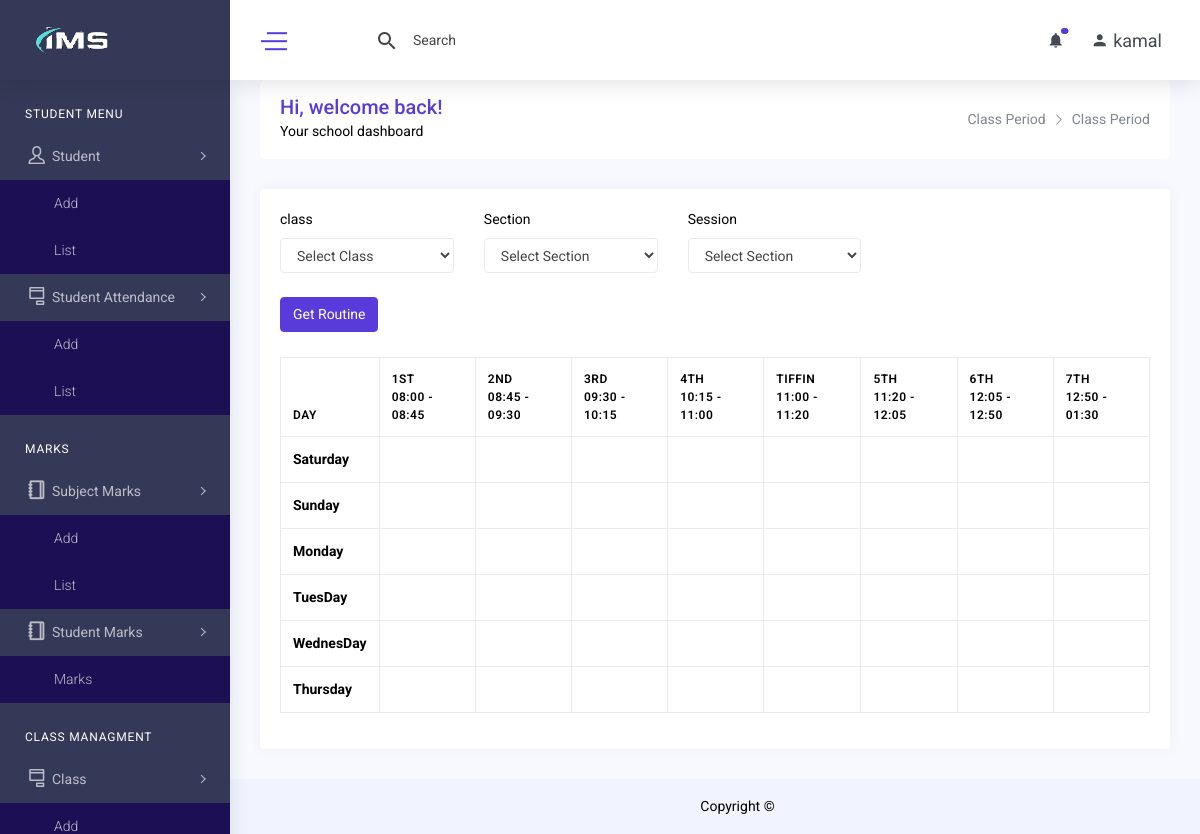
/class_routine_list.php (signed in), run on the app's committed database.
### tables this page shows
CREATE TABLE `period` (
  `id` int(11) NOT NULL,
  `class_id` int(11) NOT NULL,
  `section_id` int(11) NOT NULL,
  `sl` int(11) NOT NULL,
  `period_name` varchar(255) DEFAULT NULL,
  `period_time` varchar(255) DEFAULT NULL,
  `created_at` datetime DEFAULT NULL,
  `created_by` int(11) DEFAULT NULL,
  `updated_at` datetime DEFAULT NULL,
  `updated_by` int(11) DEFAULT NULL,
  `deleted_at` datetime DEFAULT NULL
);

CREATE TABLE `day_name` (
  `id` int(11) NOT NULL,
  `sl` int(11) NOT NULL,
  `day_name` varchar(255) DEFAULT NULL,
  `created_at` datetime DEFAULT NULL,
  `created_by` int(11) DEFAULT NULL,
  `updated_at` datetime DEFAULT NULL,
  `updated_by` int(11) DEFAULT NULL,
  `deleted_at` datetime DEFAULT NULL
);

### class/crud.php (called while the page is built, shortened)
<?php
    class crud{
        private $host='localhost';
        private $connection;
        public function __construct($user,$password,$database){
            $this->user=$user;
            $this->password=$password;
            $this->database=$database;
            $this->connection=new mysqli($this->host,$this->user,$this->password,$this->database);
        }
        public function common_select($table,$fields='*',$condition=false,$sort_field=false,$sort='ASC'){
            $result=array();
            $error=false;
            $sql="select $fields from $table where deleted_at is null ";
            $rs=$this->connection->query($sql);
            if($rs){
                if($rs->num_rows > 0){
                    while($r=$rs->fetch_object()){
                        array_push($result,$r);
                    }
                }
            }else{
                $error=$this->connection->error;
            }
            $return = array('data'=>$result,'error'=>$error);
            return $return;
        }
    }
?>

### include/connection.php (called while the page is built, shortened)
<?php
    include_once('class/crud.php');
    $mysqli=new crud("root","","ims");
?>

### class_routine_list.php (the view, shortened to what this page needs)
<?php include('include/header.php') ?>
<?php include('include/sidebar.php')?>
    <div class="content-body">
        <div class="container-fluid">
            <div class="row page-titles mx-0">
                <div class="col-sm-6 p-md-0">
                    <div class="welcome-text">
                        <h4>Hi, welcome back!</h4>
                        <p class="mb-0">Your school dashboard</p>
                    </div>
                </div>
                <div class="col-sm-6 p-md-0 justify-content-sm-end mt-2 mt-sm-0 d-flex">
                    <ol class="breadcrumb">
                        <li class="breadcrumb-item"><a href=" ">Class Period</a></li>
                        <li class="breadcrumb-item active"><a href=" ">Class Period</a></li>
                    </ol>
                </div>
            </div>
            <div class="row">
                <div class="col-lg-12">
                    <div class="card">
                        <div class="card-header">
                            <form method="get" action="">
                                <div class="row">
                                    <div class="col-md-4">
                                        <label class="form-label" for="class_id">class</label>
                                        <select class="form-control form-select" required name="class_id" id="class_id">
                                            <option value="">Select Class</option>
                                        </select>
                                    </div>
                                    <div class="col-md-4">
                                        <label class="form-label" for="section_id">Section</label>
                                        <select class="form-control form-select" required name="section_id" id="section_id">
                                            <option value="">Select Section</option>
                                        </select>
                                    </div>
                                    <div class="col-md-4">
                                        <label class="form-label" for="session_id">Session</label>
                                        <select class="form-control form-select" required name="session_id" id="session_id">
                                            <option value="">Select Section</option>
                                        </select>
                                    </div>
                                    <div class="col-md-4">
                                        <button type="submit" class="btn btn-primary mt-4">Get Routine</button>
                                    </div>
                                </div>
                            </form>
                        </div>
<?php
    $period=$day_name=$class_routine=[];
    $result=$mysqli->common_select('period');
    if($result){
        if($result['data']){
            foreach($result['data'] as $d){
                $period[$d->sl]=$d;
            }
        }
    }
    $result=$mysqli->common_select('day_name');
    if($result){
        if($result['data']){
            foreach($result['data'] as $d){
                $day_name[$d->sl]=$d;
            }
        }
    }
?>
                        <div class="card-body">
                            <div class="table-responsive">
                                <table class="table table-bordered verticle-middle table-responsive-sm">
                                    <thead>
                                        <tr>
                                            <th scope="col">Day</th>
                                            <?php if($period){
                                                    foreach($period as $p){
                                            ?>
                                            <th scope="col"><?= $p->period_name?><br><?= $p->period_time?></th>
                                            <?php } } ?>
                                        </tr>
                                    </thead>
                                    <tbody>
                                        <?php if($day_name){
                                                foreach($day_name as $d){
                                        ?>
                                            <tr>
                                                <th><?= $d->day_name?></th>
                                                <?php if($period){
                                                        foreach($period as $p){
                                                ?>
                                                    <td>
                                                <?php } } ?>
                                            </tr>
                                        <?php } } ?>
                                    </tbody>
                                </table>
                            </div>
                        </div>
                    </div>
                </div>
            </div>
        </div>
    </div>
</body>
<?php include('include/footer.php') ?>

### data on the page
period: period_name "1ST", period_time "08:00 - 08:45"
period: period_name "2ND", period_time "08:45 - 09:30"
period: period_name "3RD", period_time "09:30 - 10:15"
period: period_name "4TH", period_time "10:15 - 11:00"
period: period_name "TIFFIN", period_time "11:00 - 11:20"
period: period_name "5TH", period_time "11:20 - 12:05"
period: period_name "6TH", period_time "12:05 - 12:50"
period: period_name "7TH", period_time "12:50 - 01:30"
day_name: day_name "Saturday"
day_name: day_name "Sunday"
day_name: day_name "Monday"
day_name: day_name "TuesDay"
day_name: day_name "WednesDay"
day_name: day_name "Thursday"

### other printed values
$_SESSION['username'] "kamal"
